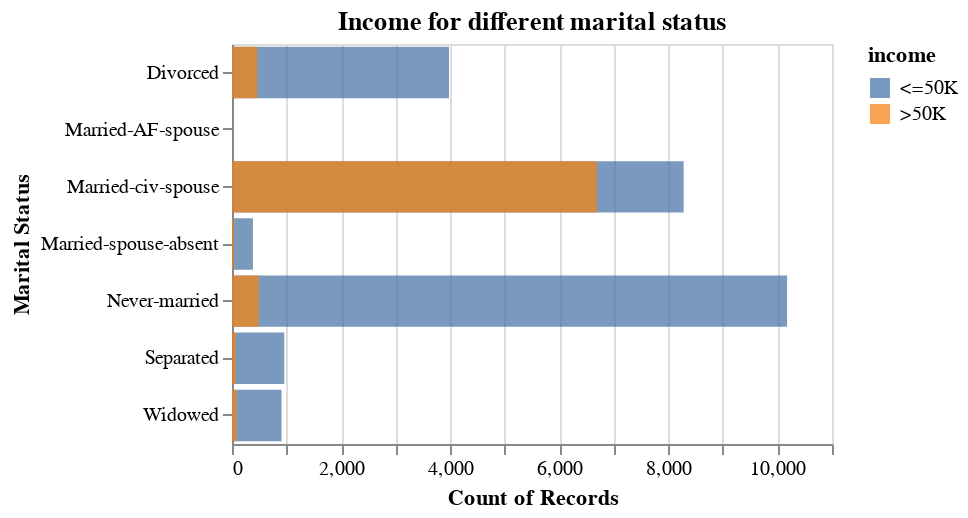

Notebook code cell kept with this figure:
### Markdown cell above
## Visualization of Dataset

### Code cell
alt.Chart(data_adult, title = "Income for different marital status").mark_bar(opacity = 0.75).encode(
    alt.Y('marital-status').title("Marital Status"),
    alt.X('count()').stack(False),
    alt.Color('income')
).properties(
    height=200,
    width=300
)

### Figure 1 — Vega specification as saved in the notebook (floating-point values rounded to 4 significant figures)
{"$schema": "https://vega.github.io/schema/vega/v5.json", "data": [{"name": "source_0", "values": [{"__count": 10176, "income": " <=50K", "marital-status": " Never-married"}, {"__count": 8280, "income": " <=50K", "marital-status": " Married-civ-spouse"}, {"__count": 3978, "income": " <=50K", "marital-status": " Divorced"}, {"__count": 384, "income": " <=50K", "marital-status": " Married-spouse-absent"}, {"__count": 6690, "income": " >50K", "marital-status": " Married-civ-spouse"}, {"__count": 491, "income": " >50K", "marital-status": " Never-married"}, {"__count": 463, "income": " >50K", "marital-status": " Divorced"}, {"__count": 959, "income": " <=50K", "marital-status": " Separated"}, {"__count": 13, "income": " <=50K", "marital-status": " Married-AF-spouse"}, {"__count": 908, "income": " <=50K", "marital-status": " Widowed"}, {"__count": 66, "income": " >50K", "marital-status": " Separated"}, {"__count": 85, "income": " >50K", "marital-status": " Widowed"}, {"__count": 34, "income": " >50K", "marital-status": " Married-spouse-absent"}, {"__count": 10, "income": " >50K", "marital-status": " Married-AF-spouse"}]}, {"name": "source_0_x_domain___count", "values": [{"min": 10, "max": 10176}]}, {"name": "source_0_y_domain_marital-status", "values": [{"marital-status": " Never-married"}, {"marital-status": " Married-civ-spouse"}, {"marital-status": " Divorced"}, {"marital-status": " Married-spouse-absent"}, {"marital-status": " Separated"}, {"marital-status": " Married-AF-spouse"}, {"marital-status": " Widowed"}]}, {"name": "source_0_color_domain_income", "values": [{"income": " <=50K"}, {"income": " >50K"}]}], "marks": [{"type": "rect", "name": "marks", "from": {"data": "source_0"}, "encode": {"update": {"opacity": {"value": 0.75}, "x": {"field": "__count", "scale": "x"}, "fill": {"field": "income", "scale": "color"}, "x2": {"value": 0, "scale": "x"}, "y": {"field": "marital-status", "scale": "y"}, "height": {"signal": "max(0.25, bandwidth('y'))"}}}, "style": ["bar"]}], "scales": [{"name": "x", "type": "linear", "domain": [{"signal": "(data(\"source_0_x_domain___count\")[0] || {}).min"}, {"signal": "(data(\"source_0_x_domain___count\")[0] || {}).max"}], "range": [0, {"signal": "width"}], "zero": true, "nice": true}, {"name": "y", "type": "band", "domain": {"data": "source_0_y_domain_marital-status", "field": "marital-status", "sort": true}, "range": [0, {"signal": "height"}], "paddingInner": 0.1, "paddingOuter": 0.05}, {"name": "color", "type": "ordinal", "domain": {"data": "source_0_color_domain_income", "field": "income", "sort": true}, "range": "category"}], "axes": [{"scale": "x", "orient": "bottom", "zindex": 0, "aria": false, "tickCount": {"signal": "ceil(width/40)"}, "gridScale": "y", "domain": false, "ticks": false, "labels": false, "grid": true, "minExtent": 0, "maxExtent": 0}, {"scale": "x", "zindex": 0, "grid": false, "labelFlush": true, "labelOverlap": true, "orient": "bottom", "title": "Count of Records", "tickCount": {"signal": "ceil(width/40)"}}, {"scale": "y", "title": "Marital Status", "zindex": 0, "orient": "left", "grid": false}], "title": {"text": "Income for different marital status", "frame": "group"}, "background": "white", "padding": 5, "width": 300, "height": 200, "style": "cell", "legends": [{"fill": "color", "symbolType": "square", "title": "income", "encode": {"symbols": {"update": {"opacity": {"value": 0.75}}}}}]}
